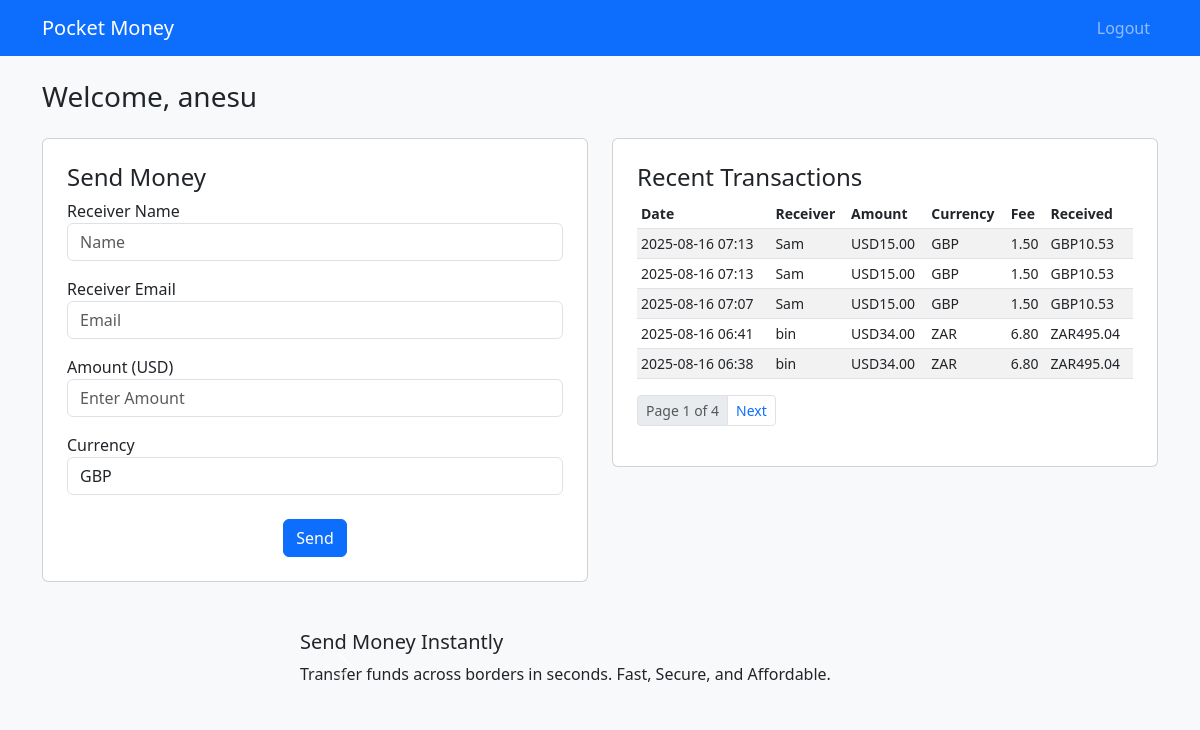
Page /dashboard/ (signed in) on the earlier database version.
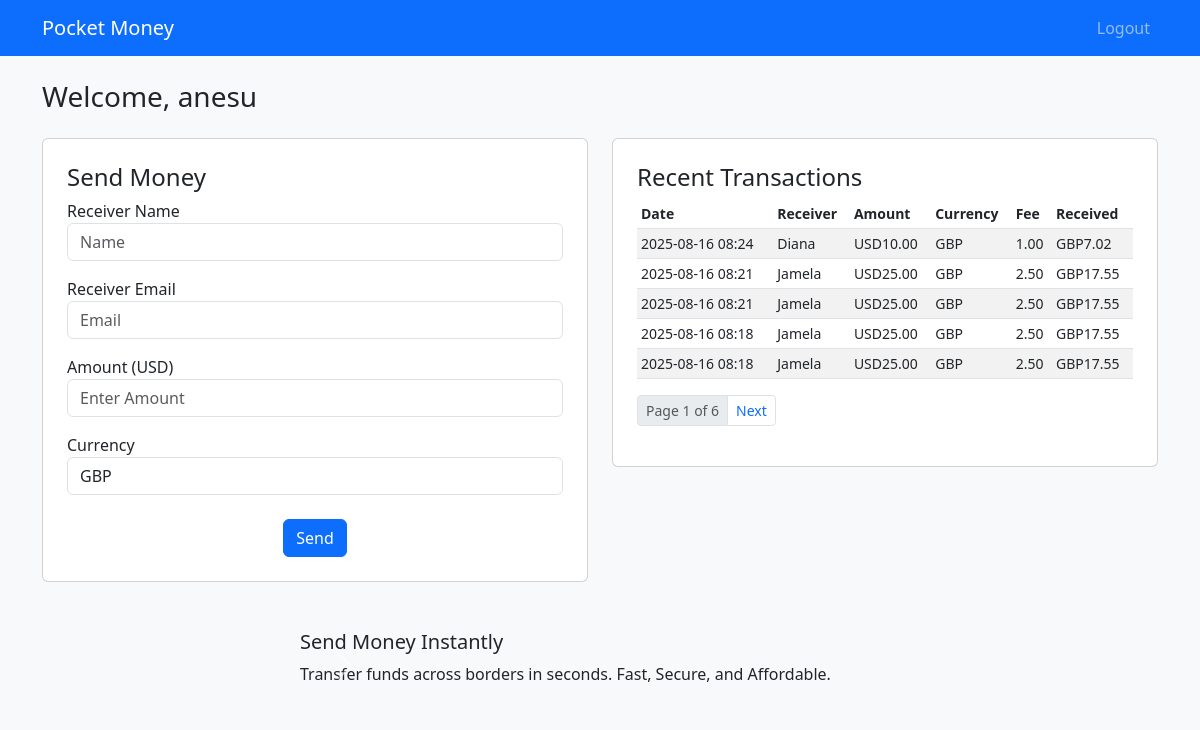
Same page on the later database version.
### accounts/models.py (models this page shows, shortened)
class Transaction(models.Model):
    user = models.ForeignKey(User, on_delete=models.CASCADE)
    receiver_name = models.CharField(max_length=100, null=True, blank=True)
    receiver_email = models.EmailField(null=True, blank=True)
    amount_usd = models.DecimalField(max_digits=12, decimal_places=2)
    currency = models.CharField(max_length=3)
    fee = models.DecimalField(max_digits=12, decimal_places=2)
    final_amount = models.DecimalField(max_digits=12, decimal_places=2)
    fx_rate = models.DecimalField(max_digits=12, decimal_places=4)
    timestamp = models.DateTimeField(default=timezone.now)

### accounts/views.py (the view, shortened to what this page needs)
# urls.py: path('dashboard/', views.dashboard_view,
@login_required
def dashboard_view(request):
    user = request.user
    transactions = Transaction.objects.filter(user=user).order_by('-timestamp')
    fx_rates = get_fx_rates()
    result = None
    transactions = Transaction.objects.filter(user=request.user).order_by('-timestamp')
    paginator = Paginator(transactions, 5)
    page_number = request.GET.get('page')
    page_obj = paginator.get_page(page_number)
    result = None
    form = SendMoneyForm()
    return render(request, 'accounts/dashboard.html',{
        'page_obj':page_obj,
        'form': form
    })

### accounts/forms.py
class SendMoneyForm(forms.Form):
    receiver_name = forms.CharField(max_length=100, widget=forms.TextInput(attrs={
        'class': 'form-control',
        'placeholder': 'Name',
    }))
    receiver_email = forms.CharField(widget=forms.EmailInput(attrs={
        'class': 'form-control',
        'placeholder': 'Email',
        'min': '10'
    }))
    amount = forms.DecimalField(min_value=10, max_value=10000, widget=forms.NumberInput(attrs={
        'class': 'form-control',
        'placeholder': 'Enter Amount',
        'min': '10'
    }))
    currency = forms.ChoiceField(choices=[('GBP', 'GBP'), ('ZAR', 'ZAR')], widget=forms.Select(attrs={
        'class': 'form-control'
    }))

### accounts/utils.py (called while the page is built)
def get_fx_rates():
    url = 'https://68976304250b078c2041c7fc.mockapi.io/api/wiremit/InterviewAPIS'
    try:
        response = requests.get(url, timeout=5)
        data = response.json()
        return {
            'GBP': data['rates']['GBP'], 'ZAR': data['rates']['ZAR']
        }
    except:
        return {'GBP': 0.0, 'ZAR': 0.0}

### accounts/templates/accounts/dashboard.html (shortened to what the changed rows need)
<!DOCTYPE html>
<html>
  <head>
    <link
      rel="stylesheet"
      href="https://cdn.jsdelivr.net/npm/bootstrap@5.3.0/dist/css/bootstrap.min.css"
    />
  </head>
  <body class="bg-light">
    <div class="container py-4">
      <div class="row">
        <div class="col-md-6">
          <div class="card p-4 mb-4">
            <table class="table table-striped table-sm small">
              <thead>
                <tr>
                  <th>Date</th>
                  <th>Receiver</th>
                  <th>Amount</th>
                  <th>Currency</th>
                  <th>Fee</th>
                  <th>Received</th>
                </tr>
              </thead>
              <tbody>
                {% for t in page_obj %}
                <tr>
                  <td>{{ t.timestamp|date:"Y-m-d H:i" }}</td>
                  <td>{{ t.receiver_name }}</td>
                  <td>USD{{ t.amount_usd }}</td>
                  <td>{{ t.currency }}</td>
                  <td>{{ t.fee }}</td>
                  <td>{{ t.currency }}{{ t.final_amount }}</td>
                </tr>
                {% empty %}
                <tr>
                  <td colspan="4">No transactions yet</td>
                </tr>
                {% endfor %}
              </tbody>
            </table>
            <nav>
              <ul class="pagination pagination-sm">
                <li class="page-item disabled">
                  <span class="page-link"
                    >Page {{ page_obj.number }} of {{ page_obj.paginator.num_pages}}</span
                  >
                </li>
              </ul>
            </nav>
          </div>
        </div>
      </div>
  </body>
</html>

Differences in the rows shown:
no longer on this page (row unchanged): Transaction: timestamp "2025-08-16 07:13", receiver_name "Sam", amount_usd "15.00", currency "GBP", fee "1.50", final_amount "10.53"
no longer on this page (row unchanged): Transaction: timestamp "2025-08-16 07:13", receiver_name "Sam", amount_usd "15.00", currency "GBP", fee "1.50", final_amount "10.53"
no longer on this page (row unchanged): Transaction: timestamp "2025-08-16 07:07", receiver_name "Sam", amount_usd "15.00", currency "GBP", fee "1.50", final_amount "10.53"
no longer on this page (row unchanged): Transaction: timestamp "2025-08-16 06:41", receiver_name "bin", amount_usd "34.00", currency "ZAR", fee "6.80", final_amount "495.04"
no longer on this page (row unchanged): Transaction: timestamp "2025-08-16 06:38", receiver_name "bin", amount_usd "34.00", currency "ZAR", fee "6.80", final_amount "495.04"
added Transaction: timestamp "2025-08-16 08:24", receiver_name "Diana", amount_usd "10.00", currency "GBP", fee "1.00", final_amount "7.02"
added Transaction: timestamp "2025-08-16 08:21", receiver_name "Jamela", amount_usd "25.00", currency "GBP", fee "2.50", final_amount "17.55"
added Transaction: timestamp "2025-08-16 08:21", receiver_name "Jamela", amount_usd "25.00", currency "GBP", fee "2.50", final_amount "17.55"
added Transaction: timestamp "2025-08-16 08:18", receiver_name "Jamela", amount_usd "25.00", currency "GBP", fee "2.50", final_amount "17.55"
added Transaction: timestamp "2025-08-16 08:18", receiver_name "Jamela", amount_usd "25.00", currency "GBP", fee "2.50", final_amount "17.55"
Other differences:
{{ page_obj.paginator.num_pages }}: "4" → "6"
